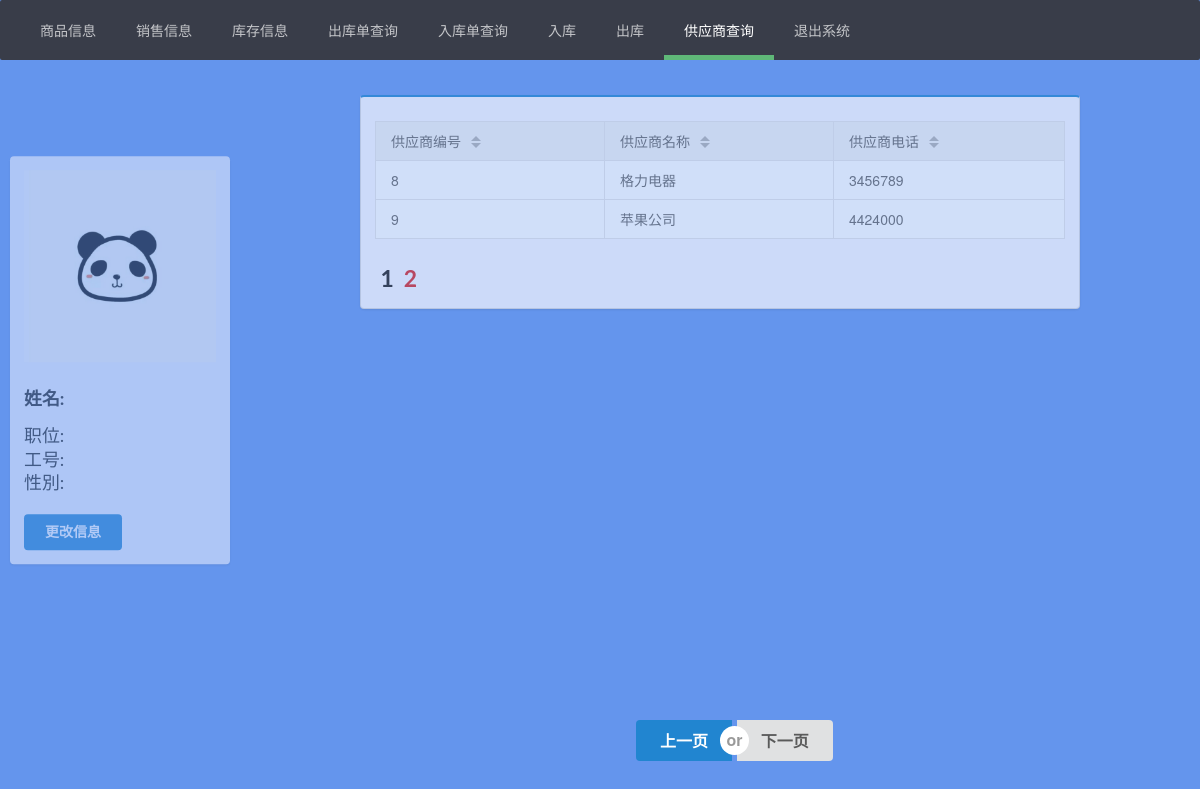
Before: /infomanage/?query=supplier&page=2 (signed in) with the older database file.
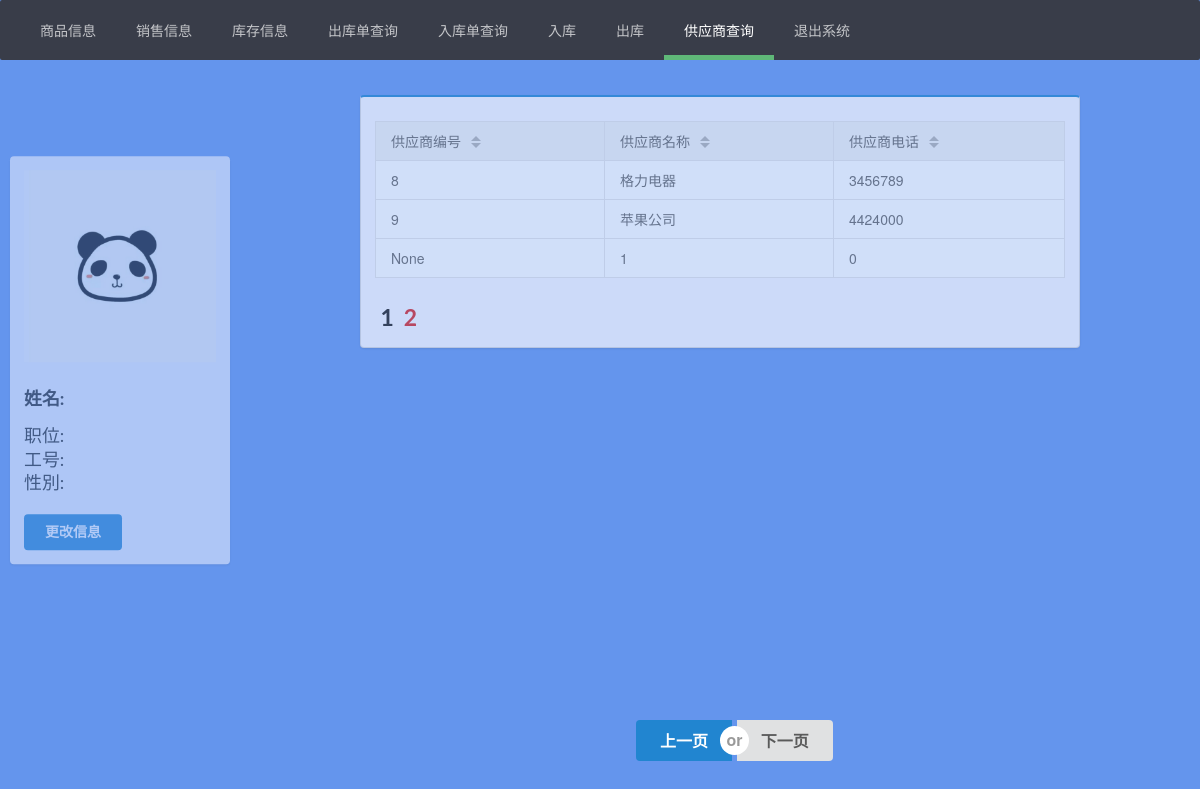
After: the same page with the newer database file.
### app/models.py (models this page shows)
class Supplier(models.Model):
    supID = models.IntegerField(verbose_name='供应商编号:', null=True, blank=False)
    sup_name = models.CharField(verbose_name='供应商名称:', null=False, blank=False, max_length=20, default='请输入供应商名称')
    sup_tel = models.IntegerField(verbose_name='供应商电话:', null=True, blank=False,default=0)
    def __str__(self):
        return self.sup_name
    class Meta:
        verbose_name = verbose_name_plural = "供应商管理"

### app/views.py (the view, shortened to what this page needs)
# urls.py: path('infomanage/',infomanage, name= 'infomanage' ),
def infomanage(request):
    user = request.user
    print(request.user)
    if not user.is_authenticated:
        return redirect(to='login')
    print(user.is_staff)
    context = {}
    query = None
    flag = None
    if request.method == 'GET':
        page = request.GET.get('page')
        if request.GET.get('query'):
            query = request.GET.get('query')
            print(query)
        print('--get query--')
        print(query)
        if not query:
            query = 'goods'
        if query == 'supplier':
            context['sup_inver'] = 'layui-this'
            context['name'] = query
            each_object = Supplier.objects.all()
            if not each_object:
                messages.add_message(request, messages.ERROR, '无此类数据记录')
            print(each_object)
            paginator = Paginator(each_object,7)
            try:
                contacts = paginator.page(page)
            except PageNotAnInteger:
                contacts = paginator.page(1)
            except EmptyPage:
                contacts = paginator.page(Paginator.num_pages)
            context['each_object'] = contacts
        return render(request, 'infomanage.html', context= context)

### app/templates/infomanage.html (shortened to what this page needs)
<!DOCTYPE html>
{% load static %}
<html lang="en">
<head>
    <link rel="stylesheet" href="{% static 'css/semantic.css' %}" media="screen" title="no title" charset="utf-8">
    <link rel="stylesheet" href="/static/layui/css/layui.css">
</head>
<body style="background-color: cornflowerblue">
<ul class="layui-nav" lay-filter="">
    <li class="layui-nav-item {{ goods_inver }}">
        <a href="?query=goods" methods="get">商品信息</a>
    </li>
    <li class="layui-nav-item {{ sellout_inver }}">
        <a href="?query=sellout" methods="get">销售信息</a>
    </li>
    <li class="layui-nav-item {{ storage_inver }}">
        <a href="?query=storage" methods="get">库存信息</a>
    </li>
    <li class="layui-nav-item {{ stockout_inver }}">
        <a href="?query=stockout">出库单查询</a>
    </li>
    <li class="layui-nav-item {{ wavehouse_inver }}">
        <a href="?query=wavehousing">入库单查询</a>
    </li>
    <li class="layui-nav-item {{ store_inver }}">
        <a href="javascript:instore()" methods="post">入库</a>
    </li>
    <li class="layui-nav-item {{ store_inver }}">
        <a href="javascript:outstore()" methods="post">出库</a>
    </li>
    <li class="layui-nav-item {{ sup_inver }}">
        <a href="?query=supplier">供应商查询</a>
    <li class="layui-nav-item">
        <a href="/logout/" >退出系统</a>
    </li>
    </li>
</ul>
<div class="ui contain">
    <div class="ui segment" style=" min-height: 400px;
                    opacity: 0.5;
                    background-color: ghostwhite;
                    width: 220px !important;
                    border:rgba(255, 0, 0, 0);
                    position: absolute;
                    left: 10%;
                    top:45%;
                    transform: translate(-50%,-50%);">
        <div class="ui image">
            <img src="/static/images/tx.jpeg"  class="ui massive user icon">
            <h3 class="ui center header">
                姓名:&nbsp&nbsp&nbsp {{ request.user.userinfo.name }}
            </h3>
            <h3 class="ui center">
                职位:&nbsp&nbsp&nbsp{{ request.user.userinfo.job }}
            </h3>
            <h3 class="ui center">
                工号:&nbsp&nbsp&nbsp{{ request.user.userinfo.job_num }}
            </h3>
            <h3 class="ui center">
                    性別:&nbsp&nbsp&nbsp{{request.user.userinfo.sex}}
            </h3>
            <br>
            <a href="javascript:infochange()" class="ui center blue button">更改信息</a>
        </div>
    </div>
    <div class="ui blue segment"
         style="background-color: ghostwhite; opacity: 0.7; width: 60%;margin-top: 2.5em;left: 30%">
        {% if name == 'supplier' %}
            <table class="ui blue table" lay-filter="demo">
                {% for sup in each_object %}
                    <tbody>
                    <tr>
                        <td>{{ sup.supID }}</td>
                        <td>{{ sup.sup_name }}</td>
                        <td>{{ sup.sup_tel }}</td>
                    </tr>
                    </tbody>
                {% endfor %}
            </table>
        {% endif %}
        <div class="ui header">
            {% for pg in each_object.paginator.page_range %}
                {% if each_object.number == pg %}
                    <a class="ui active red header" href="?query={{ name }}&page={{ pg }}">&nbsp;{{ pg }}</a>
                {% else %}
                    <a class="ui header" href="?query={{ name }}&page={{ pg }}">&nbsp;{{ pg }}</a>
                {% endif %}
            {% endfor %}
        </div>
    </div>
    <div class="ui large buttons" style="position: absolute;top: 90%;left: 53%">
        {% if each_object.has_previous %}
            <a href="?query={{ name }}&page={{ each_object.previous_page_number }}" class="ui blue button">上一页</a>
        {% else %}
            <a class="ui button">上一页</a>
        {% endif %}
        <div class=" ui or"></div>
        {% if each_object.has_next %}
            <a href="?query={{ name }}&page={{ each_object.next_page_number }}" class="ui blue button active">下一页</a>
        {% else %}
            <a class="ui button">下一页</a>
        {% endif %}
    </div>
</div>
</body>
</html>

Changed rows visible on the page:
added Supplier: supID "None", sup_name "1", sup_tel "0"
